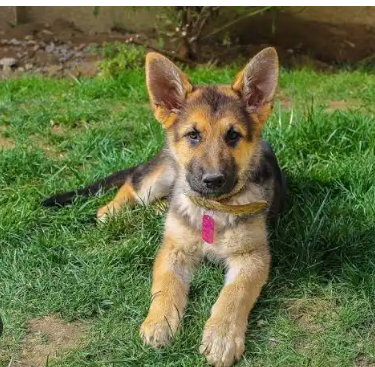
#> input picture tests/clear.jpg, 375 x 367 px
$ python blur_score.py clear.jpg
#> lines starting #> are read from the running program, lines starting #| are printed output that depends on the picture
import sys
import numpy as np
from PIL import Image, ImageOps


def blur_score(path):
#> called with path = 'clear.jpg'
    img = ImageOps.exif_transpose(Image.open(path)).convert("L")
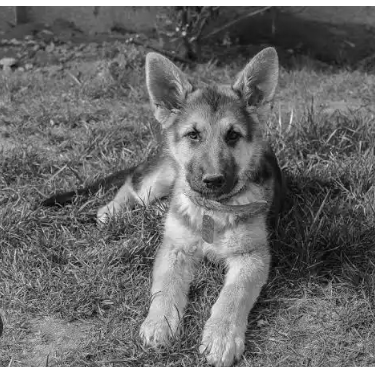
#> img: PIL image 375x367 L; min 1, max 255, mean 104.9
    img.thumbnail((256, 256))
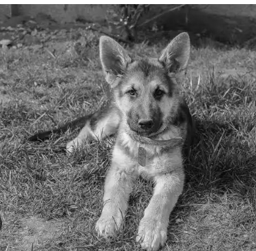
#> img: PIL image 256x251 L; min 6, max 255, mean 104.9
    a = np.asarray(img, dtype=np.float32)
    lap = (4 * a[1:-1, 1:-1] - a[:-2, 1:-1] - a[2:, 1:-1]
           - a[1:-1, :-2] - a[1:-1, 2:])
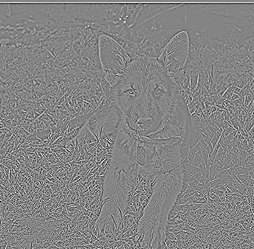
#> lap: shape (249, 254) float32; min -253, max 234, mean 0; drawn with min black and max white
    return float(lap.var())


for p in sys.argv[1:]:
    print(round(blur_score(p), 1), p)
